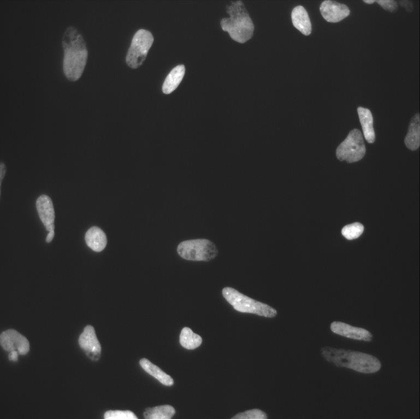
%> input picture projects/UTC/intensity_based/lako-test(2).jpg, 420 x 419 px, shrunk from 769 x 768 before the run
$ octave --eval "result = GMRF(imread('../intensity_based/lako-test(2).jpg'));"   (GNU Octave 9; MATLAB toolbox functions it lacks are replaced by stand-ins)
%> lines starting %> are read from the running program, lines starting %| are printed output that depends on the picture
% /***********************************************************************
%  * AUTHOR: Benhur Ortiz Jaramillo
%  * DATE:  08/06/2011
%  * NAME: GMRF
%  * X. INPUT: Gray Scale Image of size WxH
%  * alpha. OUPUT: GMRF model Parameters
%  * DESCRIPTION: Computes the estimation of GMRF parameters proposed by
%    RChellappa85, Two-dimensional discrete Gaussian-Markov random field
%    models for image processing
%  ***********************************************************************

function a = GMRF(X,varargin)

if size(X,3) > 1
    X = rgb2gray(X);
end
X = mat2gray(X,[0,255]);
%> X: size 419x420 double
X = (X - nanmean(X(:)))/nanstd(X(:));
Sxy = cell(1,6);
H = [0 0 0 0 0; 0 0 1 0 0; 0 0 0 0 0; 0 0 1 0 0; 0 0 0 0 0];
Sxy{1} = filter2(H,X,'valid');
H = [0 0 0 0 0; 0 0 0 0 0; 0 1 0 1 0; 0 0 0 0 0; 0 0 0 0 0];
Sxy{2} = filter2(H,X,'valid');
H = [0 0 1 0 0; 0 0 0 0 0; 0 0 0 0 0; 0 0 0 0 0; 0 0 1 0 0];
Sxy{3} = filter2(H,X,'valid');
H = [0 0 0 0 0; 0 0 0 0 0; 1 0 0 0 1; 0 0 0 0 0; 0 0 0 0 0];
Sxy{4} = filter2(H,X,'valid');
H = [0 0 0 0 0; 0 0 0 1 0; 0 0 0 0 0; 0 1 0 0 0; 0 0 0 0 0];
Sxy{5} = filter2(H,X,'valid');
H = [0 0 0 0 0; 0 1 0 0 0; 0 0 0 0 0; 0 0 0 1 0; 0 0 0 0 0];
Sxy{6} = filter2(H,X,'valid');
H = [0 0 0 0 0; 0 0 0 0 0; 0 0 1 0 0; 0 0 0 0 0; 0 0 0 0 0];
X = filter2(H,X,'valid');
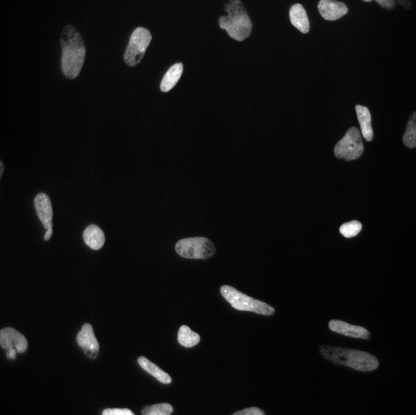
%> X: size 415x416 double; min -0.508, max 7.3, mean -0.00194; drawn with min black and max white
S = zeros(6,6);
G = zeros(6,1);
for i=1:6
    for j=1:6
        S(i,j) = nansum(Sxy{i}(:).*Sxy{j}(:));
    end
    G(i) = nansum(X(:).*Sxy{i}(:));
end
%> after the loop, G = [334261.4; 334231.8; 322546.4; 322673.4; 329037.7; 331001.9]; S = [661715.3 660039.6 641427.1 638783.7 651825.7 655106.2; 660039.6 661816.6 638524.5 641818.4 651832.5 655363.4; 641427.1 638524.5 628659 620604.9 633445.6 635571.4; 638783.7 641818.4 620604.9 629592.1 633563.4 636281.7; 651825.7 651832.5 633445.6 633563.4 646355.4 645138.3; 655106.2 655363.4 635571.4 636281.7 645138.3 652478.3]
alpha = S\G;
%> alpha = [0.465; 0.411; -0.087; -0.068; -0.116; -0.107]
Xhat = zeros(size(X));
for i=1:6
    Xhat = Xhat + alpha(i)*Sxy{i};
end
sigma = (1/((size(X,1)-2)*(size(X,2)-2)))*nansum((X(:)-Xhat(:)).^2);
%> sigma = 0.00156
alpha(end+1) = sigma;
alpha = alpha';
%> alpha = [0.465 0.411 -0.087 -0.068 -0.116 -0.107 0.00156]

if isempty(varargin)
	a = alpha;
%> a = [0.465 0.411 -0.087 -0.068 -0.116 -0.107 0.00156]
else
    a = alpha(varargin{1});
end

end
